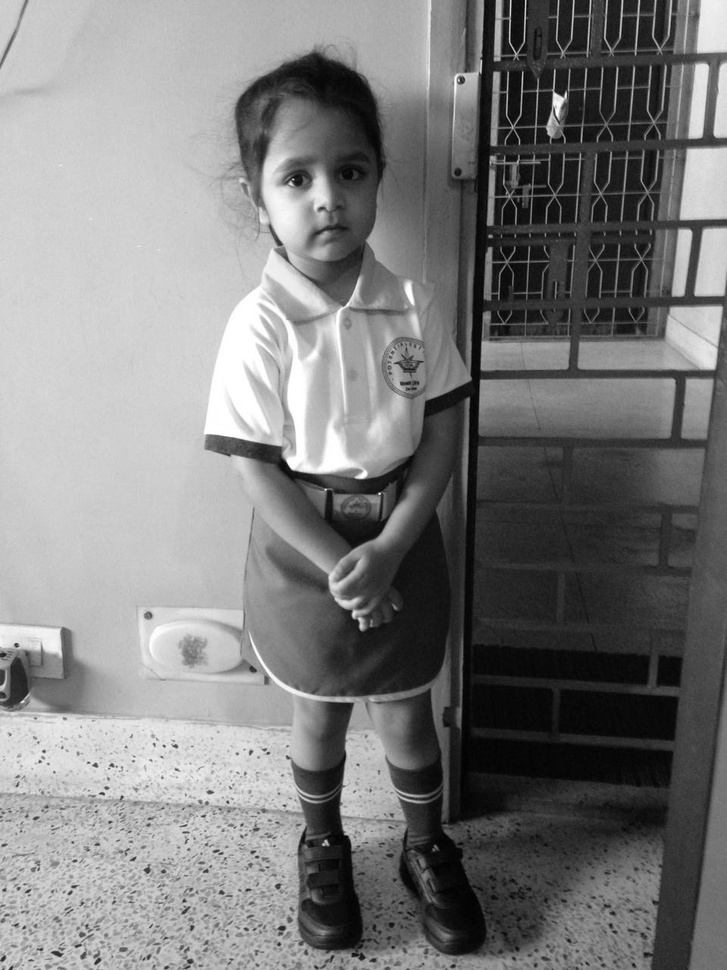
#> input picture Day5/original.jpg, 727 x 970 px, shrunk from 960 x 1280 before the run
$ python prog4.py   (older library calls are emulated)
#> lines starting #> are read from the running program, lines starting #| are printed output that depends on the picture
import numpy as np
import cv2


i1 = cv2.imread('original.jpg',0)
#> i1 is the input picture: shape (970, 727); min 0, max 255, mean 124.6
sobelx = cv2.Sobel(i1,cv2.CV_64F,1,0,ksize=5)
sobely = cv2.Sobel(i1,cv2.CV_64F,0,1,ksize=5)
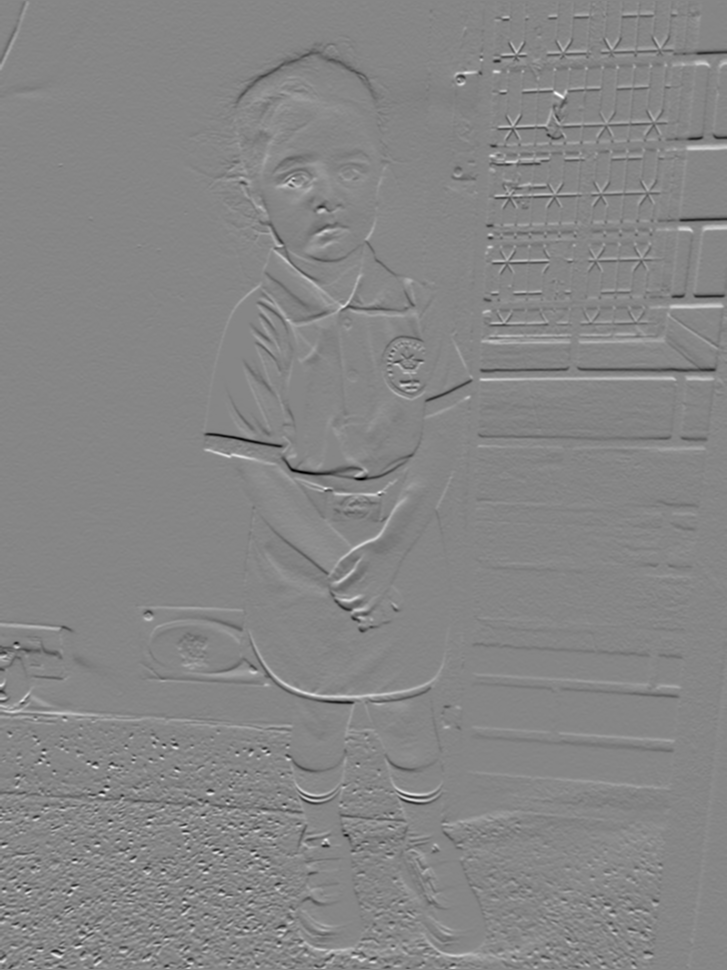
#> sobely: shape (970, 727) float64; min -8550, max 7698, mean -0.5; drawn with min black and max white

i2 = cv2.addWeighted(sobelx,0.5,sobely,0.5,0)
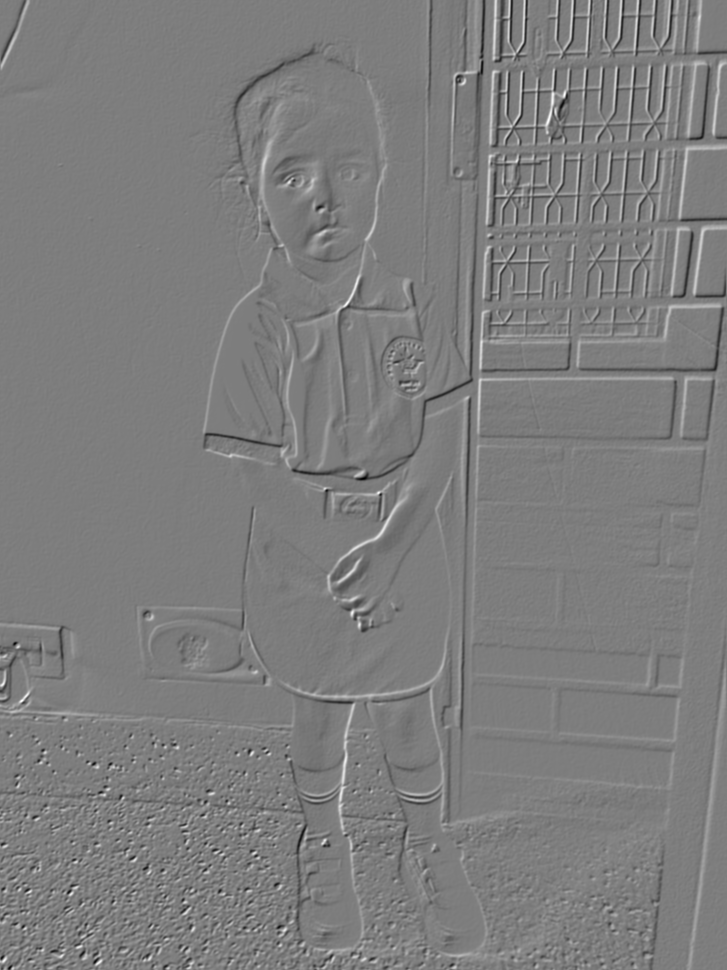
#> i2: shape (970, 727) float64; min -5169, max 5304, mean -6; drawn with min black and max white
#cv2.imshow('sobel',i2)

f = np.fft.fft2(i1)
fshift = np.fft.fftshift(f)
magnitude_spectrum_1 = 20*np.log(np.abs(fshift))
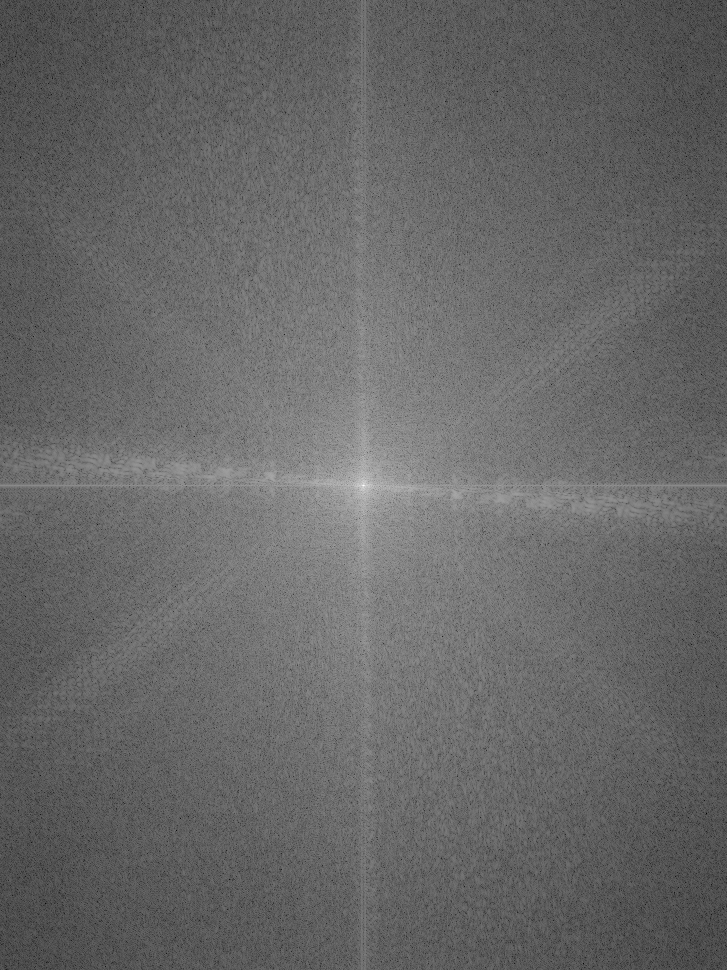
#> magnitude_spectrum_1: shape (970, 727) float64; min 21.79, max 365.8, mean 161.3; drawn with min black and max white

f = np.fft.fft2(i2)
fshift = np.fft.fftshift(f)
magnitude_spectrum_2 = 20*np.log(np.abs(fshift))
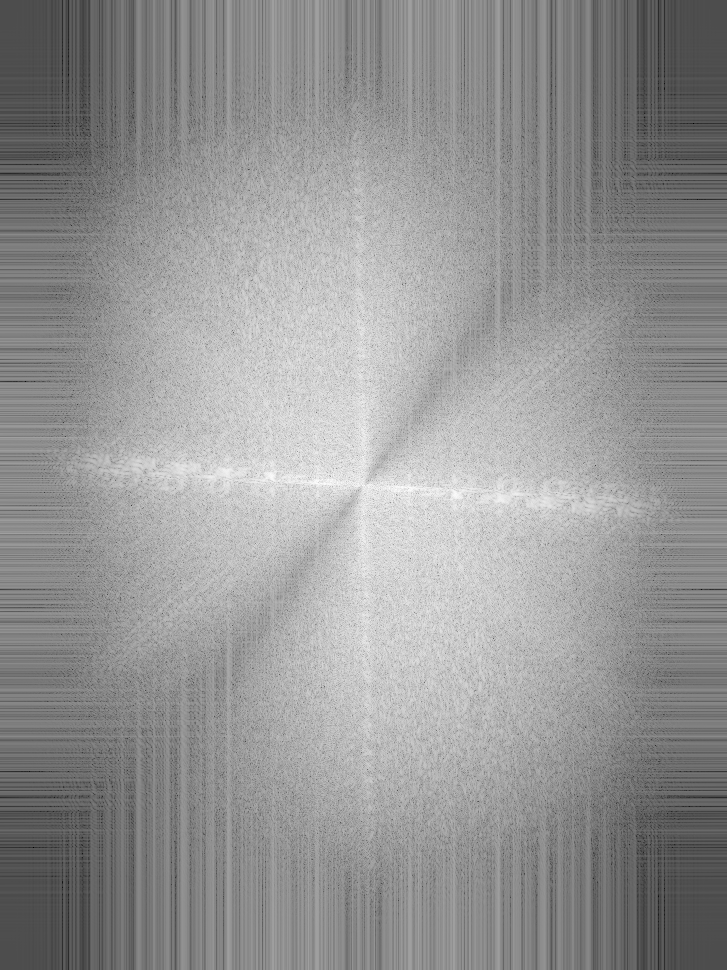
#> magnitude_spectrum_2: shape (970, 727) float64; min 26.36, max 326, mean 201; drawn with min black and max white

row,col = magnitude_spectrum_1.shape
#> row = 970; col = 727


mat  = magnitude_spectrum_1
for i in range(0,row):
    for j in range(0,col):
        mat[i,j]=(magnitude_spectrum_1[i,j]*magnitude_spectrum_2[i,j])/255
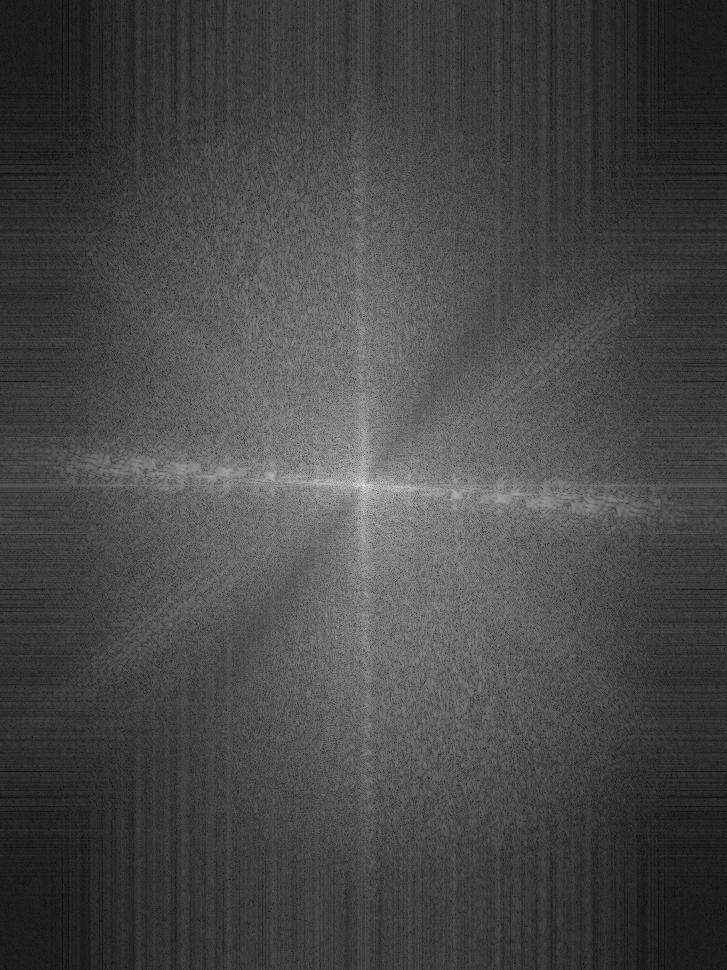
#> mat: shape (970, 727) float64; min 9.57, max 438.7, mean 130.8; drawn with min black and max white
cv2.imwrite('multiply.jpg',mat)
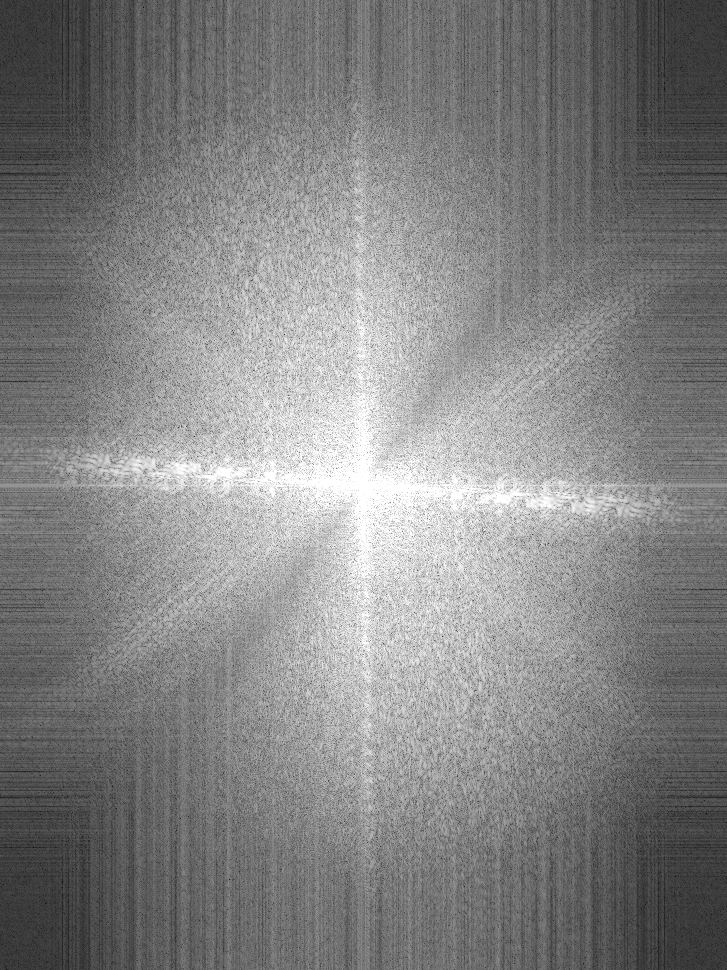
#> saved as multiply.jpg: shape (970, 727); min 10, max 255, mean 130.6
